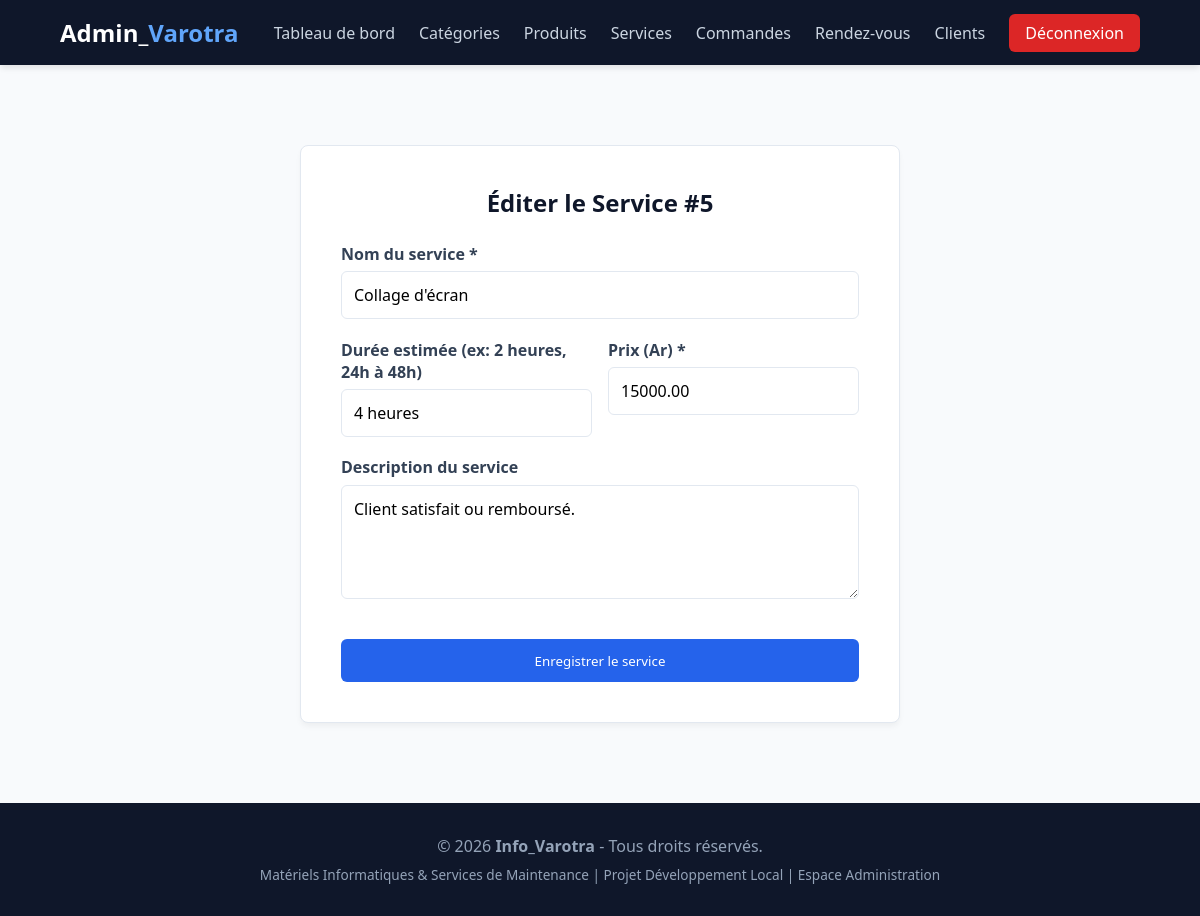
The app's page /admin/service_form.php?id=5 (signed in) with its own data.
### tables this page shows
CREATE TABLE `service` (
  `id_service` int NOT NULL,
  `nom_service` varchar(150) NOT NULL,
  `description` text,
  `prix` decimal(10,2) NOT NULL,
  `duree_estimee` varchar(50) DEFAULT NULL
);

### admin/service_form.php (the view, shortened to what this page needs)
<?php
require_once '../config/database.php';
$id_service = isset($_GET['id']) ? (int)$_GET['id'] : 0;
$service = [
    'nom_service' => '',
    'description' => '',
    'duree_estimee' => '',
    'prix' => ''
];
if ($id_service > 0) {
    try {
        $stmt = $pdo->prepare("SELECT * FROM service WHERE id_service = :id");
        $stmt->execute(['id' => $id_service]);
        $s = $stmt->fetch();
        if ($s) {
            $service = $s;
        }
    } catch (PDOException $e) {
        $error = "Erreur de lecture SQL : " . $e->getMessage();
    }
}
require_once __DIR__ . '/includes/header.php';
?>
<main class="container">
    <div class="auth-container" style="max-width: 600px; margin: 2rem auto;">
        <h2><?= $id_service > 0 ? 'Éditer le Service #' . $id_service : 'Nouveau Service' ?></h2>
        <form action="service_form.php<?= $id_service > 0 ? '?id='.$id_service : '' ?>" method="POST">
            <div class="form-group">
                <label for="nom_service">Nom du service *</label>
                <input type="text" id="nom_service" name="nom_service" value="<?= htmlspecialchars($service['nom_service']) ?>" required>
            </div>
            <div class="form-group" style="display: flex; gap: 1rem;">
                <div style="flex: 1;">
                    <label for="duree">Durée estimée (ex: 2 heures, 24h à 48h)</label>
                    <input type="text" id="duree" name="duree" value="<?= htmlspecialchars($service['duree_estimee'] ?? '') ?>">
                </div>
                <div style="flex: 1;">
                    <label for="prix">Prix (Ar) *</label>
                    <input type="number" step="0.01" min="0.01" id="prix" name="prix" value="<?= htmlspecialchars($service['prix']) ?>" required>
                </div>
            </div>
            <div class="form-group">
                <label for="description">Description du service</label>
                <textarea id="description" name="description" rows="4"><?= htmlspecialchars($service['description'] ?? '') ?></textarea>
            </div>
            <button type="submit" class="btn-primary" style="width: 100%; border: none; padding: 0.8rem; cursor: pointer; margin-top: 1rem;">
                Enregistrer le service
            </button>
        </form>
    </div>
</main>
<?php require_once __DIR__ . '/includes/footer.php';?>

### assets/css/style.css (style rules this page uses)
:root { --primary: #0f172a; --accent: #2563eb; --accent-hover: #1d4ed8; --bg-light: #f8fafc; --card-bg: #ffffff; --text-color: #334155; --border-color: #e2e8f0; --success: #16a34a; }
* { margin: 0; padding: 0; box-sizing: border-box; font-family: 'Segoe UI', Tahoma, Geneva, Verdana, sans-serif; }
body { background-color: var(--bg-light); color: var(--text-color); display: flex; flex-direction: column; min-height: 100vh; overflow-x: hidden; }
.btn-primary { background-color: var(--accent); color: white !important; padding: 0.5rem 1rem; border-radius: 6px; transition: background-color 0.2s; }
.container { width: 90%; max-width: 1200px; margin: 3rem auto; word-wrap: break-word; overflow-wrap: break-word; }
.auth-container { max-width: 450px; margin: 3rem auto; background: var(--card-bg); padding: 2.5rem; border-radius: 8px; border: 1px solid var(--border-color); box-shadow: 0 4px 6px -1px rgba(0, 0, 0, 0.05); }
.auth-container h2 { text-align: center; color: var(--primary); margin-bottom: 1.5rem; }
.form-group { margin-bottom: 1.2rem; }
.form-group label { display: block; font-weight: 600; margin-bottom: 0.4rem; color: var(--text-color); }
.form-group input, .form-group textarea { width: 100%; padding: 0.75rem; border: 1px solid var(--border-color); border-radius: 6px; font-size: 1rem; transition: border-color 0.2s; }

### records on screen
service: nom_service "Collage d'écran", duree "4 heures", prix "15000.00", description "Client satisfait ou remboursé."

### other values on screen
$id_service "5"
